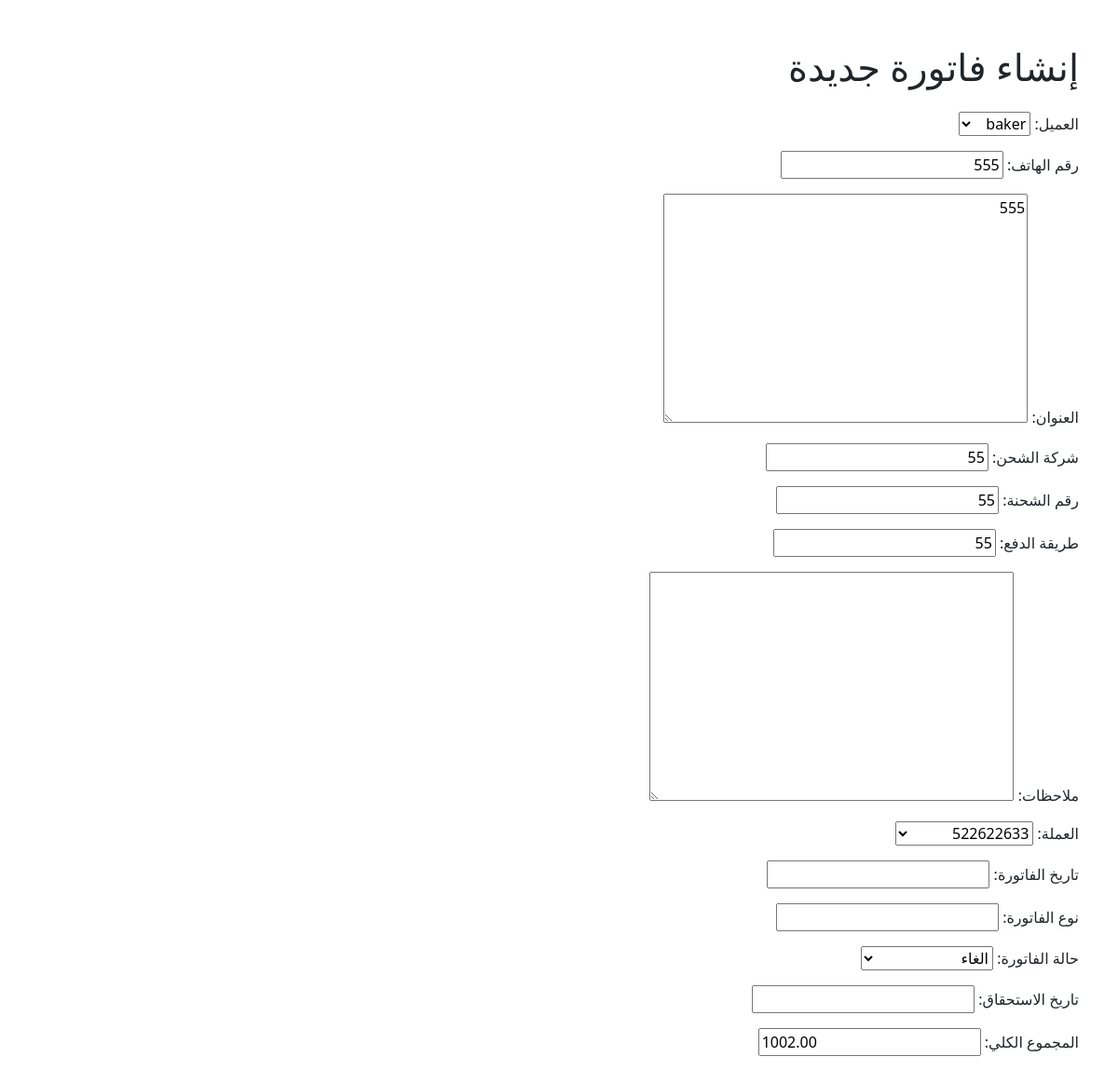
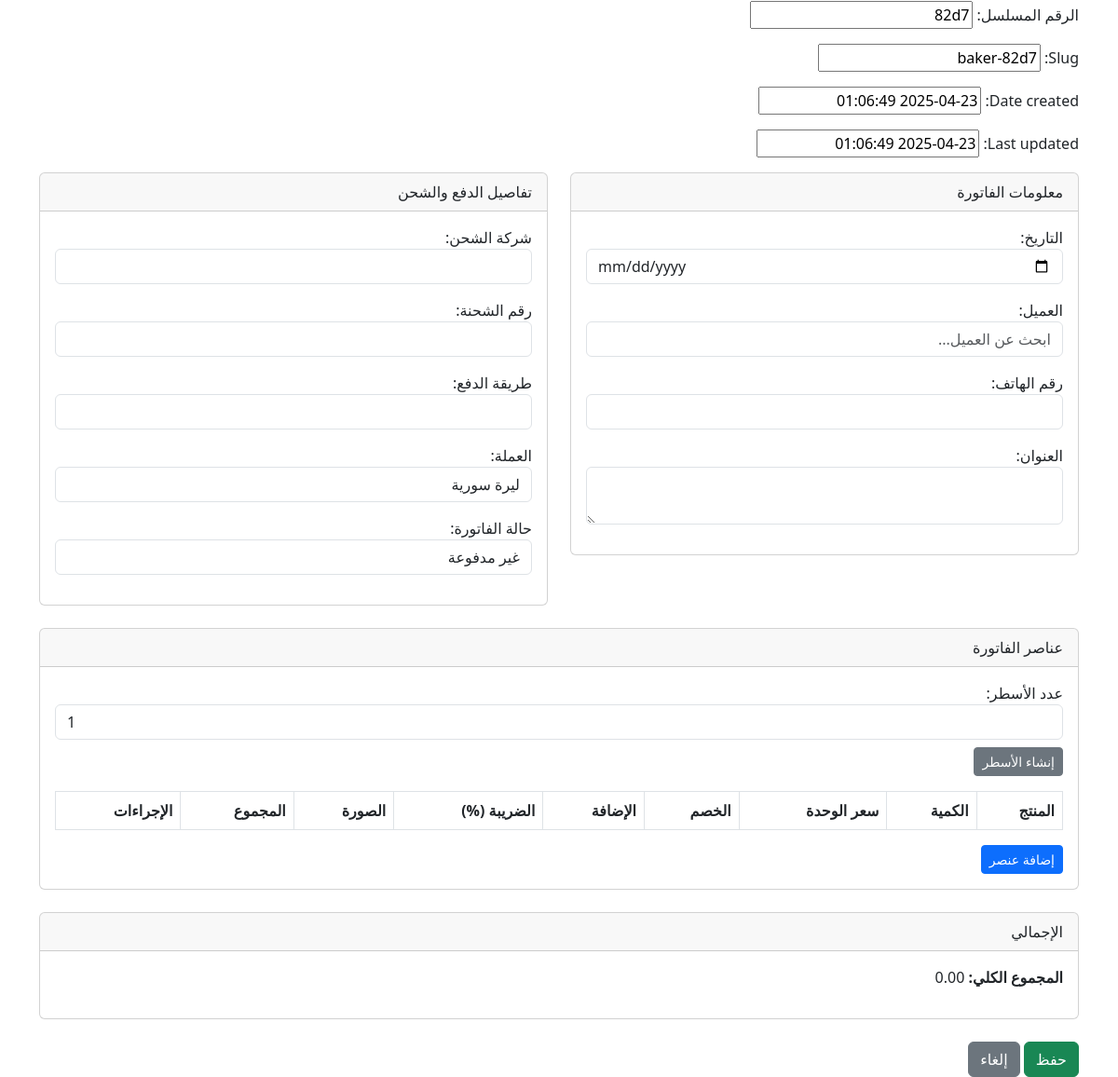
The page /invoice/invoices/1/update/ on the database its author committed (2 pictures, top to bottom).
### invoice/models.py (models this page shows, shortened)
class Invoice(models.Model):
    date = models.DateField(auto_now_add=True, verbose_name=_("تاريخ الإنشاء"))
    customer = models.ForeignKey(User, on_delete=models.SET_NULL, null=True, blank=True, verbose_name=_("العميل"))
    phone_number = models.CharField(max_length=20, blank=True, null=True, verbose_name=_("رقم الهاتف"))
    address = models.TextField(blank=True, null=True, verbose_name=_("العنوان"))
    shipping_company = models.CharField(max_length=255, blank=True, null=True, verbose_name=_("شركة الشحن"))
    shipping_num = models.CharField(max_length=255, blank=True, null=True, verbose_name=_("رقم الشحنة"))
    payment_method = models.CharField(max_length=100, blank=True, null=True, verbose_name=_("طريقة الدفع"))
    notes = models.TextField(blank=True, null=True, verbose_name=_("ملاحظات"))
    currency = models.ForeignKey('Currency', on_delete=models.SET_NULL, null=True, blank=True, verbose_name=_("العملة"))
    invoice_date = models.DateField(blank=True, null=True, verbose_name=_("تاريخ الفاتورة"))
    invoice_type = models.CharField(max_length=100, blank=True, null=True, verbose_name=_("نوع الفاتورة"))
    status = models.ForeignKey('Status', on_delete=models.SET_NULL, null=True, blank=True, verbose_name=_("حالة الفاتورة"))
    due_date = models.DateField(blank=True, null=True, verbose_name=_("تاريخ الاستحقاق"))
    total_amount = models.DecimalField(max_digits=12, decimal_places=2, default=0.0, verbose_name=_("المجموع الكلي"))
    uniqueId = models.CharField(null=True, blank=True, max_length=100, verbose_name=_("الرقم المسلسل"))
    slug = models.SlugField(max_length=225, unique=True, blank=True, null=True)
    date_created = models.DateTimeField(blank=True, null=True)
    last_updated = models.DateTimeField(blank=True, null=True)
    class Meta:
        verbose_name = _('فاتورة')
        verbose_name_plural = _('الفواتير')

### invoice/views.py (the view)
# urls.py: path('invoices/<int:pk>/update/', InvoiceUpdateView.as_view(), name='invoice_update'),
class InvoiceUpdateView(UpdateView):
    model = Invoice
    template_name = 'invoice/invoice_form.html'
    fields = '__all__'
    success_url = reverse_lazy('invoice_list')
    def get_context_data(self, **kwargs):
        context = super().get_context_data(**kwargs)
        context['users'] = User.objects.all()
        context['statuses'] = Status.objects.all()
        context['currencies'] = Currency.objects.all()
        return context

### invoice/models.py (called while the page is built)
    def __str__(self):
        return self.status_types

    def __str__(self):
        return self.currency_name

### templates/invoice/invoice_form.html (shortened to what this page needs)
{% extends 'base.html' %}
{% block content %}
<div class="container mt-5">
    <h1 class="mb-4">إنشاء فاتورة جديدة</h1>
    <form method="post" enctype="multipart/form-data">
        {{ form.as_p }}
        <div class="row mb-4">
            <div class="col-md-6">
                <div class="card">
                    <div class="card-header">معلومات الفاتورة</div>
                    <div class="card-body">
                        <div class="mb-3">
                            <label for="date">التاريخ:</label>
                            <input type="date" name="date" class="form-control" required>
                        </div>
                        <div class="mb-3">
                            <label for="customer">العميل:</label>
                            <input type="text" id="customer" name="customer" class="form-control" placeholder="ابحث عن العميل..." required>
                        </div>
                        <div class="mb-3">
                            <label for="phone_number">رقم الهاتف:</label>
                            <input type="text" name="phone_number" class="form-control">
                        </div>
                        <div class="mb-3">
                            <label for="address">العنوان:</label>
                            <textarea name="address" class="form-control"></textarea>
                        </div>
                    </div>
                </div>
            </div>
            <div class="col-md-6">
                <div class="card">
                    <div class="card-header">تفاصيل الدفع والشحن</div>
                    <div class="card-body">
                        <div class="mb-3">
                            <label for="shipping_company">شركة الشحن:</label>
                            <input type="text" name="shipping_company" class="form-control">
                        </div>
                        <div class="mb-3">
                            <label for="shipping_num">رقم الشحنة:</label>
                            <input type="text" name="shipping_num" class="form-control">
                        </div>
                        <div class="mb-3">
                            <label for="payment_method">طريقة الدفع:</label>
                            <input type="text" name="payment_method" class="form-control">
                        </div>
                        <div class="mb-3">
                            <label for="currency">العملة:</label>
                            <select name="currency" id="currency" class="form-control" required>
                                {% for currency in currencies %}
                                    <option value="{{ currency.id }}" {% if currency.currency_name == "الليرة السورية" %}selected{% endif %}>
                                        {{ currency.currency_name }}
                                    </option>
                                {% endfor %}
                            </select>
                        </div>
                        <div class="mb-3">
                            <label for="status">حالة الفاتورة:</label>
                            <select name="status" id="status" class="form-control" required>
                                {% for status in statuses %}
                                    <option value="{{ status.id }}" {% if status.status_types == "غير مدفوعة" %}selected{% endif %}>
                                        {{ status.status_types }}
                                    </option>
                                {% endfor %}
                            </select>
                        </div>
                    </div>
                </div>
            </div>
        </div>
        <div class="row mb-4">
            <div class="col-md-12">
                <div class="card">
                    <div class="card-header">عناصر الفاتورة</div>
                    <div class="card-body">
                        <div class="mb-3">
                            <label for="number-of-rows">عدد الأسطر:</label>
                            <input type="number" id="number-of-rows" class="form-control" min="1" value="1">
                            <button type="button" id="generate-rows" class="btn btn-secondary btn-sm mt-2">إنشاء الأسطر</button>
                        </div>
                        <table class="table table-bordered" id="invoice-items-table">
                            <thead>
                                <tr>
                                    <th>المنتج</th>
                                    <th>الكمية</th>
                                    <th>سعر الوحدة</th>
                                    <th>الخصم</th>
                                    <th>الإضافة</th>
                                    <th>الضريبة (%)</th>
                                    <th>الصورة</th>
                                    <th>المجموع</th>
                                    <th>الإجراءات</th>
                                </tr>
                            </thead>
                        </table>
                        <button type="button" id="add-item" class="btn btn-primary btn-sm">إضافة عنصر</button>
                    </div>
                </div>
            </div>
        </div>
        <div class="row mb-4">
            <div class="col-md-12">
                <div class="card">
                    <div class="card-header">الإجمالي</div>
                    <div class="card-body">
                        <p><strong>المجموع الكلي:</strong> <span id="grand-total">0.00</span></p>
                    </div>
                </div>
            </div>
        </div>
        <div class="row">
            <div class="col-md-12">
                <button type="submit" class="btn btn-success">حفظ</button>
                <a href="{% url 'invoice_list' %}" class="btn btn-secondary">إلغاء</a>
            </div>
        </div>
    </form>
</div>
<link rel="stylesheet" href="https://code.jquery.com/ui/1.13.1/themes/base/jquery-ui.css">
{% endblock %}

### rows shown on the page
Invoice: customer "baker", phone_number "555", address "555", shipping_company "55", shipping_num "55", payment_method "55", currency "522622633", status "الغاء", total_amount "1002.00", uniqueId "82d7", slug "baker-82d7", date_created "2025-04-23 01:06:49", last_updated "2025-04-23 01:06:49"

### other values the page prints
form field currency "ليرة سورية"
form field status "غير مدفوعة"
